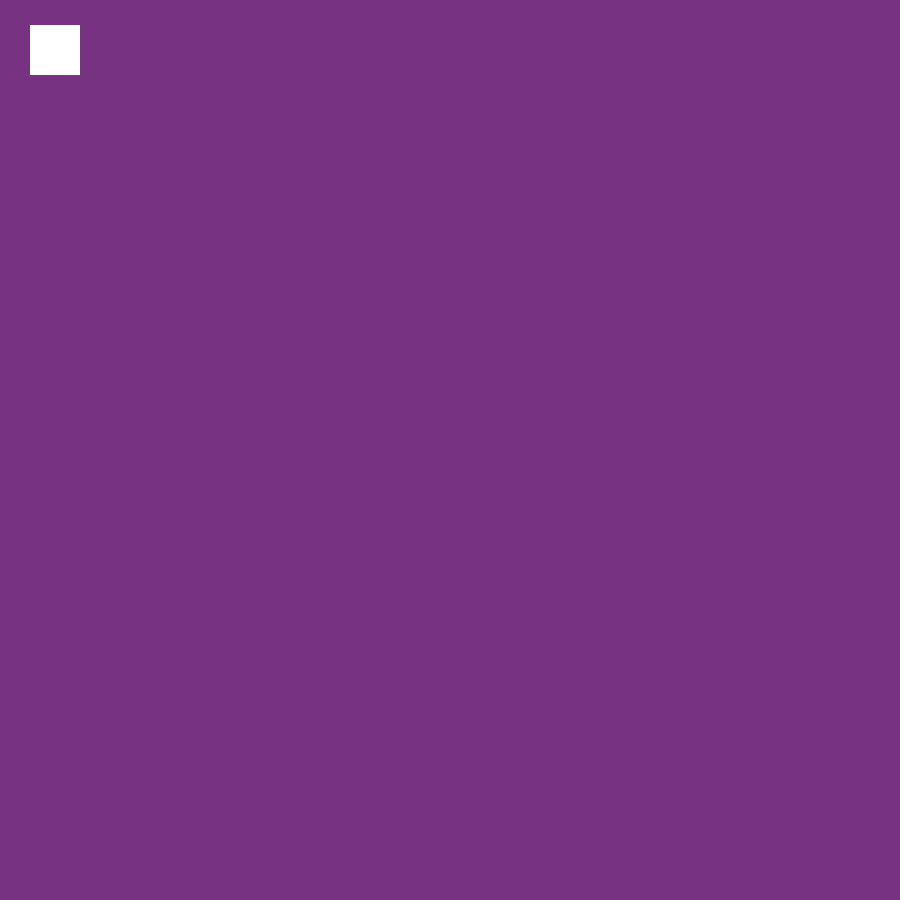
Frame 1 (no input)
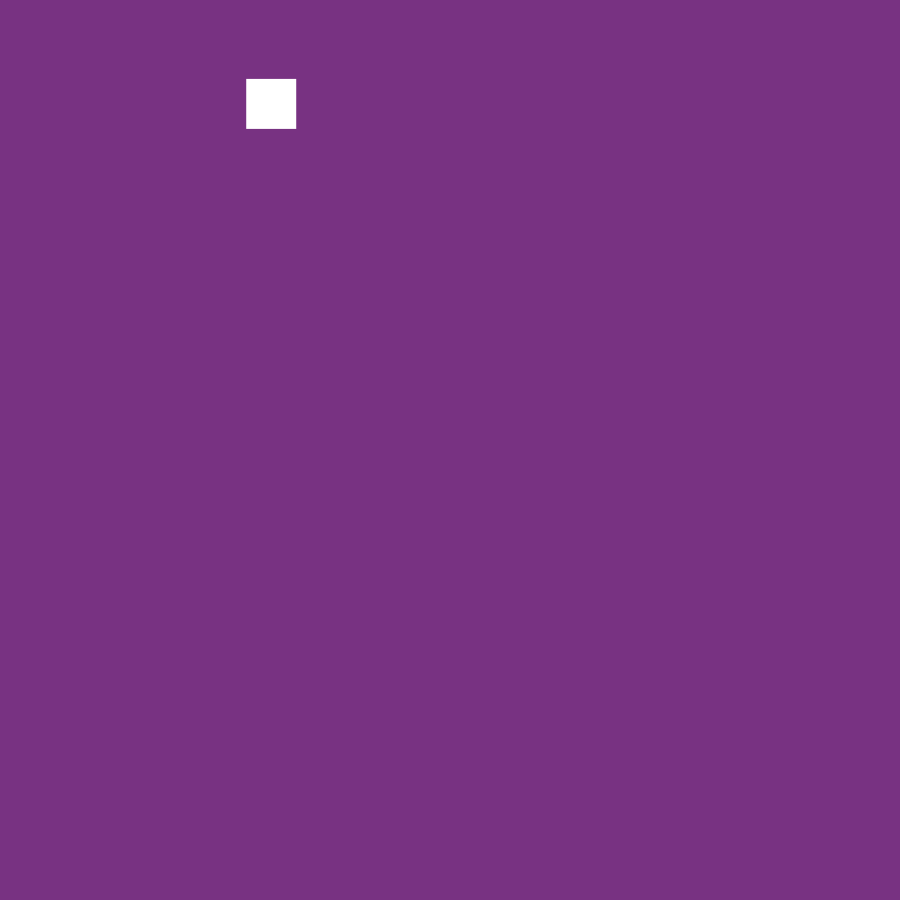
Frame 60 (the mouse pressed at the canvas centre just before this capture)
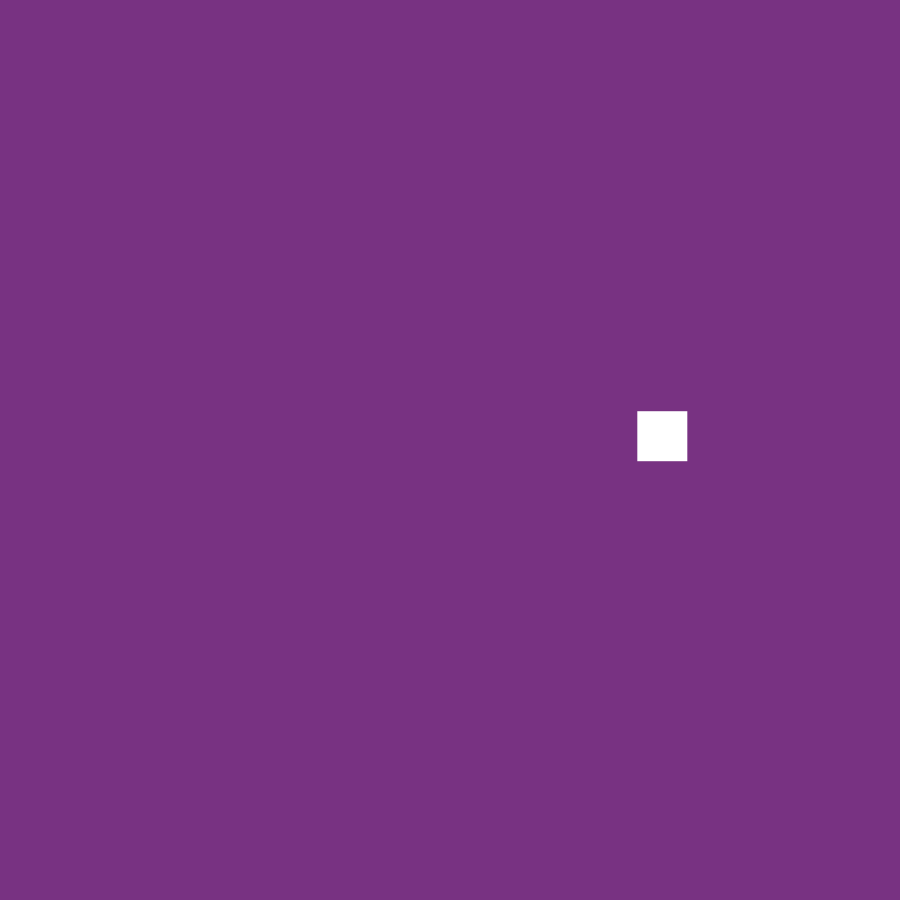
Frame 120 (the mouse held since frame 60 and released just before this capture)

The Processing sketch that drew these frames (run headless with seeded random() and noise(); from frame 60 on, the mouse is pressed at the canvas centre):

// Processing sketch: squareVectorLine
// ── squareVectorLine.pde
PVector squarePosition = new PVector(30, 25);
PVector squareVelocity = new PVector(1, 0);
PVector squareAcceleration = new PVector(.1, 0);

void setup() {
  size(900, 900);
  noStroke();
}
void draw() {
  background(120, 50, 130);
  rect(squarePosition.x, squarePosition.y, 50, 50);
  squarePosition.add(squareVelocity);
  squareVelocity.add(squareAcceleration);
  squareAcceleration.rotate( radians(1) );
}
